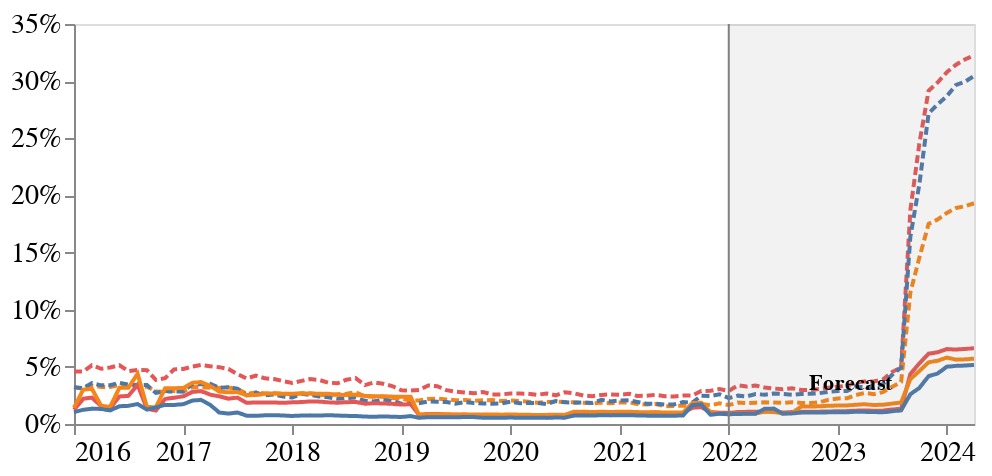
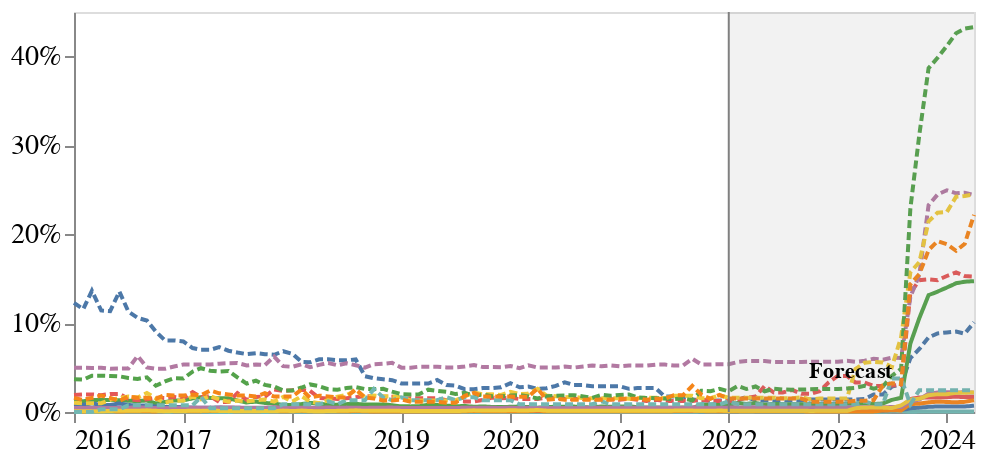

Write notebook code for charts like these, in order.
### Code cell
# Load data
robots_df = load_data('output_data_robots/*')  # Adjust path as needed

# Prepare data for plots
robots_df_full_plot = prepare_data_for_plot1(robots_df)
robots_df_service_plot = prepare_data_for_plot2(robots_df)
# print(data_plot2["subset"].unique())

# Create plots
robots_corpus_plot = temporal_corpus_estimation_plot(
    robots_df_full_plot, 'Robots: Head Tokens vs Combined Tokens for each Dataset', '', '', 'Times', 14,
    forecast_startdate="2022",
    show_legend=False,
    height=200, width=450,
)
robots_services_plot = temporal_corpus_estimation_by_service_plot(
    robots_df_service_plot, 'Robots: Average Percent of Tokens by Subset', '', '', 'Times', 14,
    forecast_startdate="2022",
    show_legend=False,
    height=200, width=450,
)

# Display the plots
robots_corpus_plot.display()
robots_services_plot.display()

# Head, Combined
# Robots vs ToS

### Figure 1 — Vega-Lite specification as saved in the notebook (floating-point values rounded to 4 significant figures; data arrays with more than 128 entries replaced by an {"elided": "..."} marker saying what was removed)
{"config": {"view": {"continuousWidth": 300, "continuousHeight": 300}, "axis": {"grid": false, "labelFont": "Times", "labelFontSize": 14, "titleFont": "Times", "titleFontSize": 14}, "legend": {"labelFont": "Times", "labelFontSize": 14, "titleFont": "Times", "titleFontSize": 14}}, "layer": [{"data": {"name": "data-27196b477538a0aa0bc17ccddd55365c"}, "mark": {"type": "line"}, "encoding": {"color": {"field": "Dataset", "legend": null, "type": "nominal"}, "strokeDash": {"field": "Token Sample", "legend": null, "type": "nominal"}, "x": {"axis": {"format": "%Y", "tickCount": {"interval": "year", "step": 1}}, "field": "Date", "title": "", "type": "temporal"}, "y": {"axis": {"format": "%"}, "field": "Percent", "title": "", "type": "quantitative"}}}, {"layer": [{"data": {"name": "data-35433a8d2a67d4775d8bc96b878cadbc"}, "mark": {"type": "rect", "color": "gray", "opacity": 0.1}, "encoding": {"x": {"field": "start", "title": "", "type": "temporal"}, "x2": {"field": "end"}}}, {"data": {"name": "data-3cbd4558441ff2e97af65cb597f3f33f"}, "mark": {"type": "rule", "color": "gray"}, "encoding": {"x": {"field": "period", "type": "temporal"}}}, {"data": {"name": "data-ba555d999e020749ed343d1e94b1873c"}, "mark": {"type": "text", "align": "center", "baseline": "middle", "color": "black", "dx": 0, "dy": 180, "fontWeight": "bold"}, "encoding": {"text": {"field": "text", "type": "nominal"}, "x": {"field": "date", "type": "temporal"}, "y": {"value": 0}}}]}], "height": 200, "width": 450, "$schema": "https://vega.github.io/schema/vega-lite/v5.17.0.json", "datasets": {"data-27196b477538a0aa0bc17ccddd55365c": {"elided": "600 records"}, "data-35433a8d2a67d4775d8bc96b878cadbc": [{"start": "2022-01-01T00:00:00", "end": "2024-04-01T00:00:00"}], "data-3cbd4558441ff2e97af65cb597f3f33f": [{"period": "2022-01-01T00:00:00"}], "data-ba555d999e020749ed343d1e94b1873c": [{"date": "2023-02-15T12:00:00", "text": "Forecast"}]}}

### Figure 2 — Vega-Lite specification as saved in the notebook (floating-point values rounded to 4 significant figures; data arrays with more than 128 entries replaced by an {"elided": "..."} marker saying what was removed)
{"config": {"view": {"continuousWidth": 300, "continuousHeight": 300}, "axis": {"grid": false, "labelFont": "Times", "labelFontSize": 14, "titleFont": "Times", "titleFontSize": 14}}, "layer": [{"data": {"name": "data-2a8589acdc9efe2da40018e63e5e5610"}, "mark": {"type": "line"}, "encoding": {"color": {"field": "Domain Type", "legend": null, "type": "nominal"}, "strokeDash": {"field": "Token Sample", "legend": null, "type": "nominal"}, "x": {"axis": {"format": "%Y", "tickCount": {"interval": "year", "step": 1}}, "field": "Date", "title": "", "type": "temporal"}, "y": {"axis": {"format": "%"}, "field": "Percent", "title": "", "type": "quantitative"}}}, {"layer": [{"data": {"name": "data-35433a8d2a67d4775d8bc96b878cadbc"}, "mark": {"type": "rect", "color": "gray", "opacity": 0.1}, "encoding": {"x": {"field": "start", "title": "", "type": "temporal"}, "x2": {"field": "end"}}}, {"data": {"name": "data-3cbd4558441ff2e97af65cb597f3f33f"}, "mark": {"type": "rule", "color": "gray"}, "encoding": {"x": {"field": "period", "type": "temporal"}}}, {"data": {"name": "data-ba555d999e020749ed343d1e94b1873c"}, "mark": {"type": "text", "align": "center", "baseline": "middle", "color": "black", "dx": 0, "dy": 180, "fontWeight": "bold"}, "encoding": {"text": {"field": "text", "type": "nominal"}, "x": {"field": "date", "type": "temporal"}, "y": {"value": 0}}}]}], "height": 200, "width": 450, "$schema": "https://vega.github.io/schema/vega-lite/v5.17.0.json", "datasets": {"data-2a8589acdc9efe2da40018e63e5e5610": {"elided": "1400 records"}, "data-35433a8d2a67d4775d8bc96b878cadbc": [{"start": "2022-01-01T00:00:00", "end": "2024-04-01T00:00:00"}], "data-3cbd4558441ff2e97af65cb597f3f33f": [{"period": "2022-01-01T00:00:00"}], "data-ba555d999e020749ed343d1e94b1873c": [{"date": "2023-02-15T12:00:00", "text": "Forecast"}]}}
